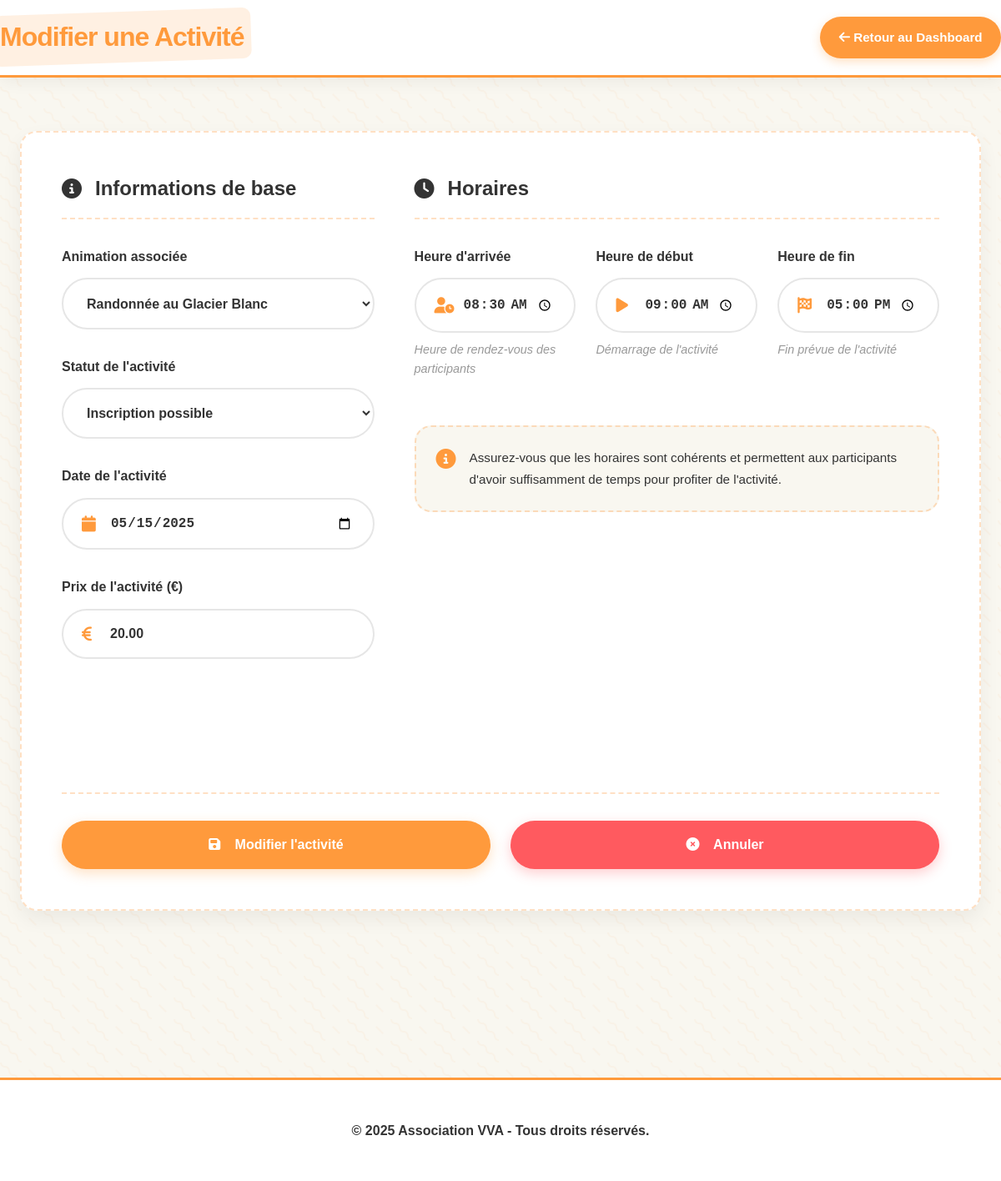
Screenshot of /ProjetLeger/app/views/add_activity.php?activityId=ANIM001&dateAct=2025-05-15 (signed in) with the database file from the repository.
### tables this page shows
CREATE TABLE `ACTIVITE` (
  `CODEANIM` char(8) NOT NULL,
  `DATEACT` date NOT NULL,
  `CODEETATACT` char(2) NOT NULL,
  `HRRDVACT` time DEFAULT NULL,
  `PRIXACT` decimal(7,2) DEFAULT NULL,
  `HRDEBUTACT` time DEFAULT NULL,
  `HRFINACT` time DEFAULT NULL,
  `DATEANNULEACT` date DEFAULT NULL,
  `NOMRESP` char(40) DEFAULT NULL,
  `PRENOMRESP` char(30) DEFAULT NULL
);

CREATE TABLE `ANIMATION` (
  `CODEANIM` char(8) NOT NULL,
  `CODETYPEANIM` char(5) NOT NULL,
  `NOMANIM` char(40) DEFAULT NULL,
  `DATECREATIONANIM` date DEFAULT NULL,
  `DATEVALIDITEANIM` date DEFAULT NULL,
  `DUREEANIM` double(5,0) DEFAULT NULL,
  `LIMITEAGE` int DEFAULT NULL,
  `TARIFANIM` decimal(7,2) DEFAULT NULL,
  `NBREPLACEANIM` int DEFAULT NULL,
  `DESCRIPTANIM` char(250) DEFAULT NULL,
  `COMMENTANIM` char(250) DEFAULT NULL,
  `DIFFICULTEANIM` char(40) DEFAULT NULL
);

CREATE TABLE `ETAT_ACT` (
  `CODEETATACT` char(2) NOT NULL,
  `NOMETATACT` char(25) DEFAULT NULL
);

### ProjetLeger/app/models/Animation.php (called while the page is built, shortened)
<?php
class Animation
{
    public static function getAnimations() {
        $db = new Database();
        $connection = $db->getConnection();
        $query = "SELECT CODEANIM, NOMANIM, DESCRIPTANIM, DIFFICULTEANIM, TARIFANIM FROM ANIMATION";
        $stmt = $connection->prepare($query);
        $stmt->execute();
        return $stmt->fetchAll();
    }
}

### ProjetLeger/app/controllers/AnimationController.php (called while the page is built, shortened)
<?php
include_once(dirname(__DIR__, 2) . '/app/models/Animation.php');
include_once(dirname(__DIR__, 2) . '/app/models/Activity.php');
class AnimationController {
    public function getAnimation() {
        $animationModel = new Animation();
        return $animationModel->getAnimations();
    }
}

### ProjetLeger/app/models/Activity.php (called while the page is built, shortened)
<?php
class Activity
{
    public static function getAllStatuts() {
        $db = new Database();
        $connection = $db->getConnection();
        $query = "SELECT CODEETATACT, NOMETATACT
                    FROM ETAT_ACT
                    WHERE CODEETATACT != 'an'";
        $stmt = $connection->prepare($query);
        $stmt->execute();
        return $stmt->fetchAll();
    }
    public function getActivityByIdAndDate($activityId, $dateAct) {
        $db = new Database();
        $connection = $db->getConnection();
        $query = "SELECT CODEANIM, CODEETATACT, DATEACT, HRRDVACT, PRIXACT, HRDEBUTACT, HRFINACT
                FROM ACTIVITE WHERE CODEANIM = :activityId AND DATEACT = :dateAct";
        $stmt = $connection->prepare($query);
        $stmt->bindParam(':activityId', $activityId);
        $stmt->bindParam(':dateAct', $dateAct);
        $stmt->execute();
        return $stmt->fetchAll();
    }
}

### ProjetLeger/app/controllers/ActivityController.php (called while the page is built, shortened)
<?php
include_once(dirname(__DIR__, 2) . '/app/models/Activity.php');
class ActivityController
{
    public function getAllStatuts() {
        $activiteModel = new Activity();
        return $activiteModel->getAllStatuts();
    }
    public function getActivityByIdAndDate($activityId, $dateAct) {
        $activiteModel = new Activity();
        return $activiteModel->getActivityByIdAndDate($activityId, $dateAct);
    }
}

### ProjetLeger/app/views/add_activity.php (the view, shortened to what this page needs)
<?php
include_once '../controllers/AnimationController.php';
include_once '../controllers/ActivityController.php';
$anim = new controllers\AnimationController();
$act = new controllers\ActivityController();
$allAnimations = $anim->getAnimation();
$allStatuts = $act->getAllStatuts();
$isEditMode = isset($_GET['activityId'], $_GET['dateAct']);
$activity = null;
if ($isEditMode) {
    $activity = $act->getActivityByIdAndDate($_GET['activityId'], $_GET['dateAct']);
}
$pageTitle = $isEditMode ? "Modifier une Activité" : "Ajouter une Activité";
?>
<!DOCTYPE html>
<html lang="fr">
<head>
    <link rel="stylesheet" href="https://cdnjs.cloudflare.com/ajax/libs/font-awesome/6.4.0/css/all.min.css">
    <link rel="stylesheet" href="../../assets/css/styles.css">
</head>
<body>
<nav class="navbar">
    <div class="container navbar-container">
        <h1 class="navbar-brand"><?= $pageTitle ?></h1>
        <div class="navbar-links">
            <a href="dashboard_encadrant.php" class="nav-link primary">
                <i class="fas fa-arrow-left"></i> Retour au Dashboard
            </a>
        </div>
    </div>
</nav>
<div class="main-content">
    <div class="container">
        <div class="form-container fade-in">
            <form action="" method="POST" class="form-grid">
                <div class="form-section">
                    <h3 class="form-section-title">
                        <i class="fas fa-info-circle"></i> Informations de base
                    </h3>
                    <div class="form-group">
                        <label for="animation" class="form-label">Animation associée</label>
                        <select name="animation" id="animation" class="form-select" required>
                            <?php foreach ($allAnimations as $animation): ?>
                                <option value="<?= $animation['CODEANIM'] ?>"
                                    <?= ($isEditMode && $activity[0]['CODEANIM'] === $animation['CODEANIM']) ? 'selected' : '' ?>>
                                    <?= $animation['NOMANIM'] ?>
                                </option>
                            <?php endforeach; ?>
                        </select>
                    </div>
                    <div class="form-group">
                        <label for="statutAct" class="form-label">Statut de l'activité</label>
                        <select name="statutAct" id="statutAct" class="form-select" required>
                            <?php foreach ($allStatuts as $statut): ?>
                                <option value="<?= $statut['CODEETATACT'] ?>"
                                    <?= ($isEditMode && $activity[0]['CODEETATACT'] === $statut['CODEETATACT']) ? 'selected' : '' ?>>
                                    <?= $statut['NOMETATACT'] ?>
                                </option>
                            <?php endforeach; ?>
                        </select>
                    </div>
                    <div class="form-group">
                        <label for="dateAct" class="form-label">Date de l'activité</label>
                        <div class="input-with-icon">
                            <i class="fas fa-calendar"></i>
                            <input type="date" name="dateAct" id="dateAct"
                                   value="<?= $isEditMode ? $activity[0]['DATEACT'] : '' ?>"
                                   class="form-input" required>
                        </div>
                    </div>
                    <div class="form-group">
                        <label for="prixAct" class="form-label">Prix de l'activité (€)</label>
                        <div class="input-with-icon">
                            <i class="fas fa-euro-sign"></i>
                            <input type="number" step="0.01" name="prixAct" id="prixAct"
                                   value="<?= $isEditMode ? $activity[0]['PRIXACT'] : '' ?>"
                                   class="form-input">
                        </div>
                    </div>
                </div>
                <div class="form-section">
                    <h3 class="form-section-title">
                        <i class="fas fa-clock"></i> Horaires
                    </h3>
                    <div class="timing-grid">
                        <div class="form-group">
                            <label for="heureArrivee" class="form-label">Heure d'arrivée</label>
                            <div class="input-with-icon">
                                <i class="fas fa-user-clock"></i>
                                <input type="time" name="heureArrivee" id="heureArrivee"
                                       value="<?= $isEditMode ? $activity[0]['HRRDVACT'] : '' ?>"
                                       class="form-input">
                            </div>
                            <span class="form-help">Heure de rendez-vous des participants</span>
                        </div>
                        <div class="form-group">
                            <label for="heureDebut" class="form-label">Heure de début</label>
                            <div class="input-with-icon">
                                <i class="fas fa-play"></i>
                                <input type="time" name="heureDebut" id="heureDebut"
                                       value="<?= $isEditMode ? $activity[0]['HRDEBUTACT'] : '' ?>"
                                       class="form-input">
                            </div>
                            <span class="form-help">Démarrage de l'activité</span>
                        </div>
                        <div class="form-group">
                            <label for="heureFin" class="form-label">Heure de fin</label>
                            <div class="input-with-icon">
                                <i class="fas fa-flag-checkered"></i>
                                <input type="time" name="heureFin" id="heureFin"
                                       value="<?= $isEditMode ? $activity[0]['HRFINACT'] : '' ?>"
                                       class="form-input">
                            </div>
                            <span class="form-help">Fin prévue de l'activité</span>
                        </div>
                    </div>
                    <div class="timing-info">
                        <i class="fas fa-info-circle"></i>
                        <p>Assurez-vous que les horaires sont cohérents et permettent aux participants d'avoir suffisamment de temps pour profiter de l'activité.</p>
                    </div>
                </div>
                <div class="form-actions">
                    <button type="submit" class="btn btn-primary">
                        <i class="fas fa-<?= $isEditMode ? 'save' : 'plus-circle' ?>"></i>
                        <?= $isEditMode ? 'Modifier' : 'Ajouter' ?> l'activité
                    </button>
                    <a href="dashboard_encadrant.php" class="btn btn-danger">
                        <i class="fas fa-times-circle"></i> Annuler
                    </a>
                </div>
            </form>
        </div>
    </div>
</div>
<footer class="footer">
    <div class="container footer-content">
        &copy; 2025 Association VVA - Tous droits réservés.
    </div>
</footer>
</body>
</html>

### rows the page displays
activite: animation "Randonnée au Glacier Blanc", statutAct "Inscription possible", dateAct "05/15/2025", prixAct "20.00", heureArrivee "08:30:00", heureDebut "09:00:00", heureFin "17:00:00"

### other values shown
$pageTitle "Modifier une Activité"
